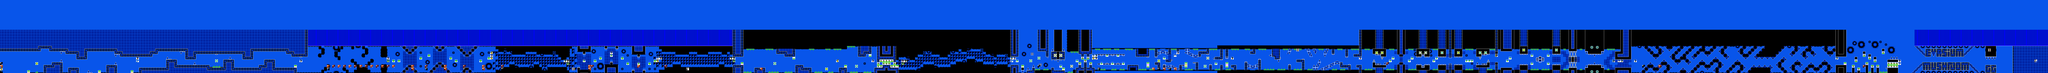

This is a level from a 2D game, rendered from its Tiled map with the project's own tilesets. A one-line summary and the map file follow, with tile-layer data summarised:
An orthogonal 752x27 tile map with 16x16 px tiles, 2 tile layers (SP, ...), 2 tilesets.

<map version="1.10" tiledversion="1.11.0" orientation="orthogonal" renderorder="right-down" width="752" height="27" tilewidth="16" tileheight="16" infinite="0" nextlayerid="3" nextobjectid="1">
 <editorsettings>
  <chunksize width="16" height="27" />
  <export target="../LEVELS/LEVEL DATA/kappaclysm.csv" format="csv" />
 </editorsettings>
 <tileset firstgid="1" name="famidash" tilewidth="16" tileheight="16" tilecount="256" columns="16">
  <image source="../GRAPHICS/famidash.bmp" width="256" height="256" />
 </tileset>
 <tileset firstgid="257" name="sprites" tilewidth="16" tileheight="16" tilecount="256" columns="16">
  <image source="../GRAPHICS/sprites.png" width="256" height="256" />
 </tileset>
 <layer id="1" width="752" height="27">
  <data>[20304 cells, 20304 non-empty, 109 distinct tile ids]</data>
 </layer>
 <layer id="2" name="SP" width="752" height="27">
  <data>[20304 cells, 214 non-empty, 38 distinct tile ids]</data>
 </layer>
</map>
